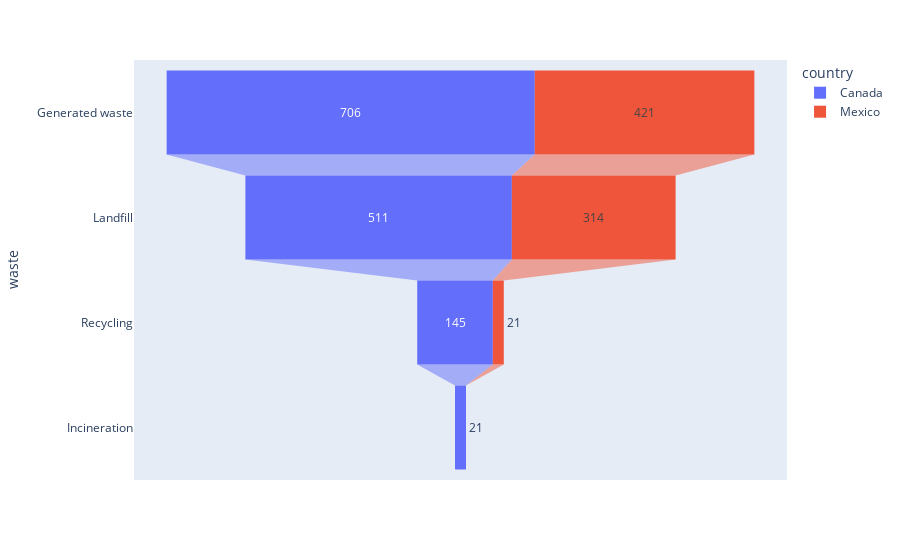

Notebook cell for this chart:
### Code cell
import plotly.express as px
waste = ['Generated waste', 'Landfill','Recycling','Incineration' ]
df_mtl = pd.DataFrame(dict(number=[706,511,145,21], waste= waste))
df_mtl['country'] = 'Canada'
df_toronto = pd.DataFrame(dict(number=[421,314,21,0], waste=waste))
df_toronto['country'] = 'Mexico'
df = pd.concat([df_mtl, df_toronto], axis=0)
fig = px.funnel(df, x='number', y='waste', color='country')
fig.show()

### Figure 1 — Plotly figure (JSON) as saved in the notebook; plotly's stock layout.template omitted (floating-point values rounded to 4 significant figures)
{"data": [{"hovertemplate": "country=Canada<br>number=%{x}<br>waste=%{y}<extra></extra>", "legendgroup": "Canada", "marker": {"color": "#636efa"}, "name": "Canada", "orientation": "h", "showlegend": true, "type": "funnel", "x": [706, 511, 145, 21], "xaxis": "x", "y": ["Generated waste", "Landfill", "Recycling", "Incineration"], "yaxis": "y"}, {"hovertemplate": "country=Mexico<br>number=%{x}<br>waste=%{y}<extra></extra>", "legendgroup": "Mexico", "marker": {"color": "#EF553B"}, "name": "Mexico", "orientation": "h", "showlegend": true, "type": "funnel", "x": [421, 314, 21, 0], "xaxis": "x", "y": ["Generated waste", "Landfill", "Recycling", "Incineration"], "yaxis": "y"}], "layout": {"legend": {"title": {"text": "country"}, "tracegroupgap": 0}, "margin": {"t": 60}, "xaxis": {"anchor": "y", "domain": [0, 1], "title": {"text": "number"}}, "yaxis": {"anchor": "x", "domain": [0, 1], "title": {"text": "waste"}}}}
